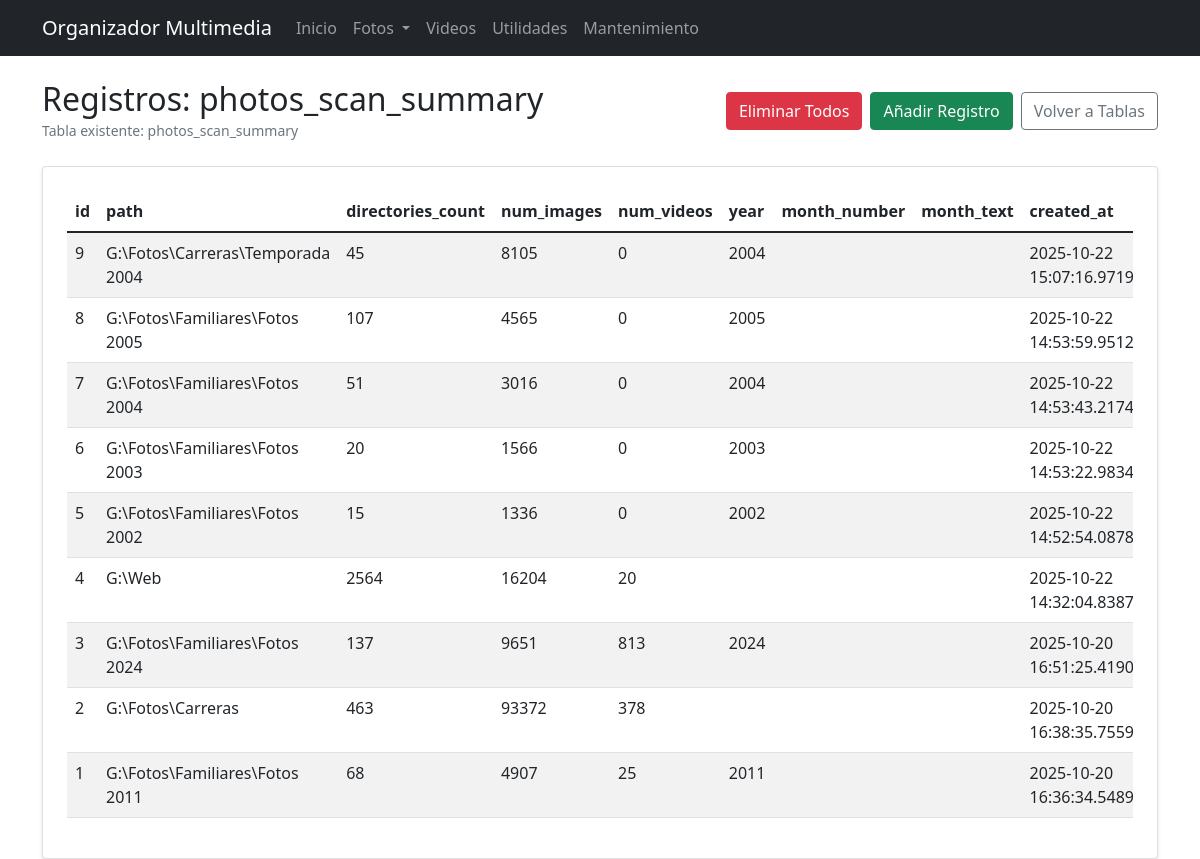
/tables/11/records, run on an earlier commit of the app's database.
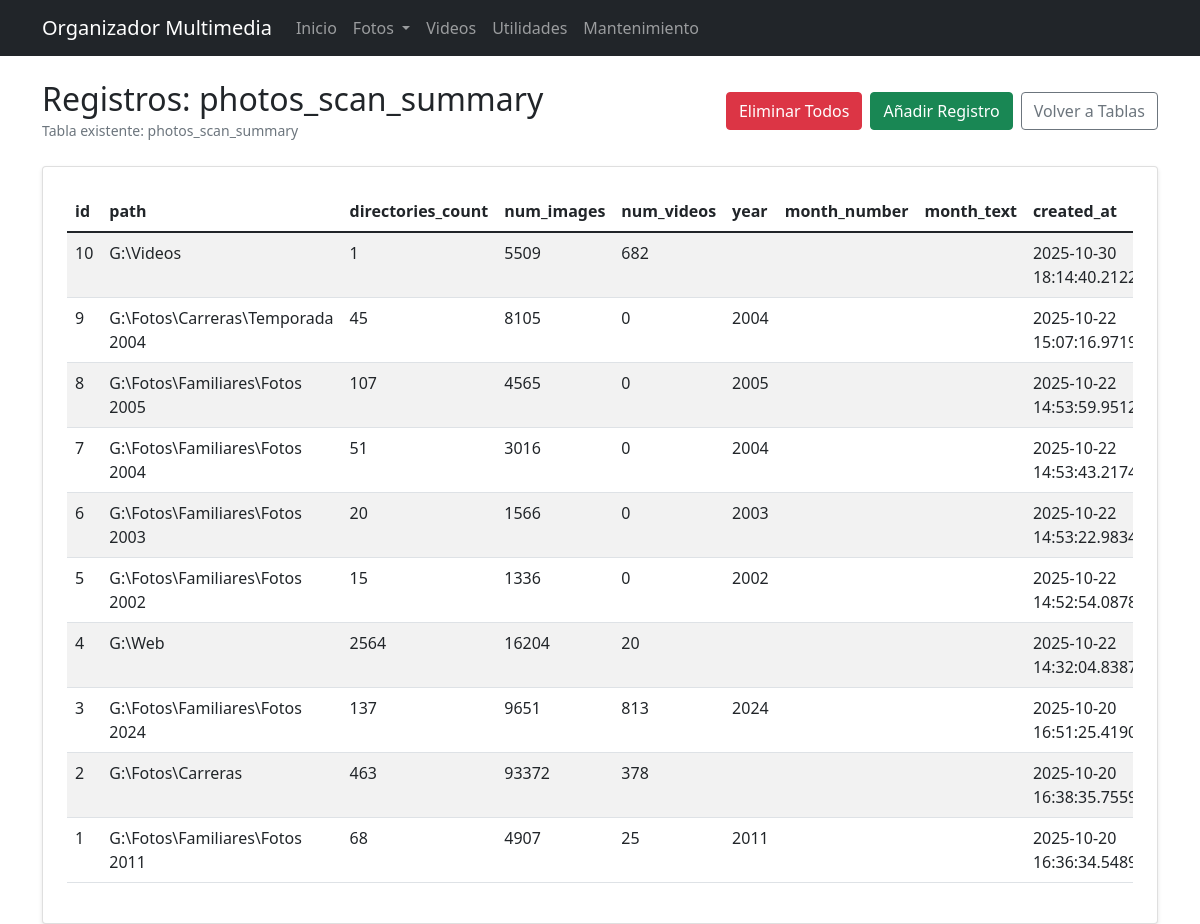
And on a later commit of the database.
### app/models/database.py (models this page shows, shortened)
class DynamicTable(db.Model):
    id = db.Column(db.Integer, primary_key=True)
    name = db.Column(db.String(50), unique=True, nullable=False)
    description = db.Column(db.String(200))
    created_at = db.Column(db.DateTime, default=datetime.utcnow)
    fields = db.relationship('TableField', backref='table', lazy=True, cascade='all, delete-orphan')

class TableField(db.Model):
    id = db.Column(db.Integer, primary_key=True)
    table_id = db.Column(db.Integer, db.ForeignKey('dynamic_table.id'), nullable=False)
    name = db.Column(db.String(50), nullable=False)
    field_type = db.Column(db.String(20), nullable=False)  # TEXT, INTEGER, REAL, DATE, etc.
    is_required = db.Column(db.Boolean, default=False)
    is_primary_key = db.Column(db.Boolean, default=False)
    is_auto_increment = db.Column(db.Boolean, default=False)
    default_value = db.Column(db.String(100))
    description = db.Column(db.String(255))
    created_at = db.Column(db.DateTime, default=datetime.utcnow)
    class FieldTypes:
        TEXT = 'TEXT'
        INTEGER = 'INTEGER'
        REAL = 'REAL'
        DATE = 'DATE'
        DATETIME = 'DATETIME'
        BOOLEAN = 'BOOLEAN'

### app/models/photo_scan_summary.py (models this page shows, shortened)
class PhotoScanSummary(db.Model):
    __tablename__ = 'photos_scan_summary'
    __table_args__ = {'extend_existing': True}
    id = db.Column(db.Integer, primary_key=True)
    path = db.Column(db.String(500))
    directories_count = db.Column(db.Integer, default=0)
    num_images = db.Column(db.Integer, default=0)
    num_videos = db.Column(db.Integer, default=0)
    year = db.Column(db.Integer)
    month_number = db.Column(db.Integer)
    month_text = db.Column(db.String(20))
    total_size = db.Column(db.Integer, default=0)
    created_at = db.Column(db.DateTime, default=datetime.now)
    directory = db.Column(db.String(500))
    scan_date = db.Column(db.DateTime, default=datetime.now)
    total_files = db.Column(db.Integer, default=0)
    processed_files = db.Column(db.Integer, default=0)
    failed_files = db.Column(db.Integer, default=0)
    status = db.Column(db.String(20), default='pending')
    details = db.Column(db.Text)

### app/routes/tables.py (the view)
@bp.route('/<int:table_id>/records')
def manage_records(table_id):
    table = DynamicTable.query.get_or_404(table_id)
    fields = _collect_table_fields(table)
    if len(fields) <= 1:
        flash('Añade campos a la tabla antes de gestionar sus registros.', 'warning')
        return redirect(url_for('tables.edit_table', table_id=table_id))
    select_order = ['id'] + [f.name for f in fields]
    seen = set()
    columns = []
    for name in select_order:
        if name and name not in seen:
            columns.append(f'"{name}"')
            seen.add(name)
    field_names = ', '.join(columns)
    try:
        result = db.session.execute(text(f'SELECT {field_names} FROM "{table.name}" ORDER BY "id" DESC')).mappings().all()
    except Exception as exc:
        flash(f'No se pudieron obtener los registros: {exc}', 'error')
        return redirect(url_for('tables.edit_table', table_id=table_id))
    rows = []
    for item in result:
        row = {'__record_id': item.get('id')}
        for field in fields:
            row[field.name] = _present_value(field, item.get(field.name))
        rows.append(row)
    return render_template('tables/records_list.html', table=table, fields=fields, rows=rows)

### app/routes/tables.py (called while the page is built)
def _collect_table_fields(table: DynamicTable) -> List[TableField]:
    return sorted(table.fields, key=lambda f: (0 if f.name == 'id' else 1, f.id))

def _present_value(field: TableField, value: Any) -> str:
    if value is None:
        return ''
    if field.field_type == TableField.FieldTypes.BOOLEAN:
        return 'Sí' if int(value or 0) else 'No'
    return str(value)

### app/templates/tables/records_list.html (shortened to what this page needs)
{% extends "base.html" %}
{% block content %}
<div class="row">
    <div class="col-12">
        <div class="d-flex justify-content-between align-items-center mb-4">
            <div>
                <h2 class="mb-0">Registros: {{ table.name }}</h2>
                {% if table.description %}
                <small class="text-muted">{{ table.description }}</small>
                {% endif %}
            </div>
            <div class="d-flex gap-2">
                <form action="{{ url_for('tables.delete_all_records', table_id=table.id) }}"
                      method="POST"
                      onsubmit="return confirm('¿Seguro que deseas eliminar todos los registros de esta tabla?');">
                    <button type="submit" class="btn btn-danger">
                        Eliminar Todos
                    </button>
                </form>
                <a href="{{ url_for('tables.add_record', table_id=table.id) }}" class="btn btn-success">
                    Añadir Registro
                </a>
                <a href="{{ url_for('tables.index') }}" class="btn btn-outline-secondary">
                    Volver a Tablas
                </a>
            </div>
        </div>
        <div class="card">
            <div class="card-body">
                {% if rows %}
                <div class="table-responsive">
                    <table class="table table-striped">
                        <thead>
                            <tr>
                                {% for field in fields %}
                                <th>
                                    {{ field.description or field.name }}
                                </th>
                                {% endfor %}
                            </tr>
                        </thead>
                        <tbody>
                            {% for row in rows %}
                            <tr>
                                {% for field in fields %}
                                <td>
                                    {% if field.name == 'parent_path' and row[field.name] %}
                                                     <a href="#"
                                                         class="text-decoration-none js-open-folder"
                                                         data-folder-path="{{ row[field.name]|e }}">
                                            {{ row[field.name] }}
                                        </a>
                                    {% else %}
                                        {{ row[field.name] }}
                                    {% endif %}
                                </td>
                                {% endfor %}
                            </tr>
                            {% endfor %}
                        </tbody>
                    </table>
                </div>
                {% else %}
                <div class="alert alert-info mb-0">
                    Aún no hay registros en esta tabla. Utiliza el botón "Añadir Registro" para comenzar.
                </div>
                {% endif %}
            </div>
        </div>
    </div>
</div>
{% endblock %}

### app/templates/base.html (shortened to what this page needs)
<!DOCTYPE html>
<html lang="es">
<head>
    <link href="https://cdn.jsdelivr.net/npm/bootstrap@5.1.3/dist/css/bootstrap.min.css" rel="stylesheet">
    <link href="https://cdn.jsdelivr.net/npm/bootstrap-icons@1.7.2/font/bootstrap-icons.css" rel="stylesheet">
    <link href="{{ url_for('static', filename='css/style.css') }}" rel="stylesheet">
</head>
<body>
    <nav class="navbar navbar-expand-lg navbar-dark bg-dark">
        <div class="container">
            <a class="navbar-brand" href="{{ url_for('main.index') }}">Organizador Multimedia</a>
            <div class="collapse navbar-collapse" id="navbarNav">
                <ul class="navbar-nav">
                    <li class="nav-item">
                        <a class="nav-link" href="{{ url_for('main.index') }}">Inicio</a>
                    </li>
                    <li class="nav-item dropdown">
                        <a class="nav-link dropdown-toggle" href="{{ url_for('photos.index') }}" id="photosDropdown" role="button"
                           data-bs-toggle="dropdown" aria-expanded="false">
                            Fotos
                        </a>
                    </li>
                    <li class="nav-item">
                        <a class="nav-link" href="{{ url_for('videos.index') }}">Videos</a>
                    </li>
                    <li class="nav-item">
                        <a class="nav-link" href="{{ url_for('main.utilities') }}">Utilidades</a>
                    </li>
                    <li class="nav-item">
                        <a class="nav-link" href="{{ url_for('maintenance.index') }}">Mantenimiento</a>
                    </li>
                </ul>
            </div>
        </div>
    </nav>
    <main class="container mt-4">
        {% block content %}{% endblock %}
    </main>
</body>
</html>

### app/static/css/style.css (style rules this page uses)
.card { box-shadow: 0 2px 4px rgba(0,0,0,0.1); }
.card-body { padding: 1.5rem; }

What changed in the data, as far as the page shows it:
added PhotoScanSummary: TableField (name "10"), TableField (name.path "G:\\Videos"), TableField (name.directories_count "1"), TableField (name.num_images "5509"), TableField (name.num_videos "682"), TableField (name.created_at "2025-10-30…")
